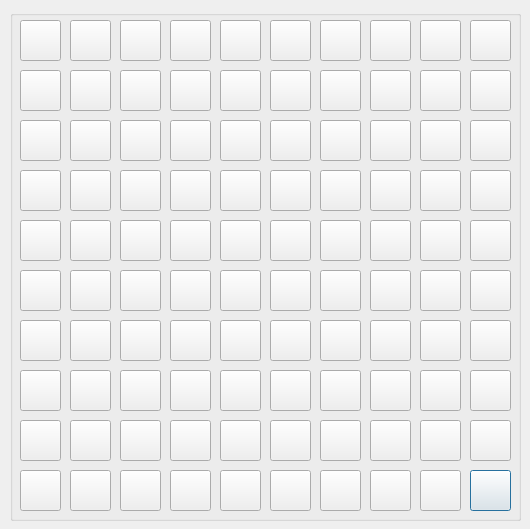
<?xml version="1.0" encoding="UTF-8"?>
<ui version="4.0">
 <class>Dialog</class>
 <widget class="QDialog" name="Dialog">
  <property name="geometry">
   <rect>
    <x>0</x>
    <y>0</y>
    <width>530</width>
    <height>529</height>
   </rect>
  </property>
  <property name="windowTitle">
   <string>Крестики нолики</string>
  </property>
  <property name="windowIcon">
   <iconset>
    <normaloff>../ghoGAFyesr-AShrxAAAuJUB7mKo138.webp</normaloff>../ghoGAFyesr-AShrxAAAuJUB7mKo138.webp</iconset>
  </property>
  <widget class="QGroupBox" name="groupBox">
   <property name="geometry">
    <rect>
     <x>10</x>
     <y>10</y>
     <width>511</width>
     <height>511</height>
    </rect>
   </property>
   <property name="title">
    <string/>
   </property>
   <widget class="QPushButton" name="pushButton_100">
    <property name="geometry">
     <rect>
      <x>460</x>
      <y>460</y>
      <width>41</width>
      <height>41</height>
     </rect>
    </property>
    <property name="font">
     <font>
      <pointsize>20</pointsize>
     </font>
    </property>
    <property name="text">
     <string/>
    </property>
   </widget>
   <widget class="QPushButton" name="pushButton_30">
    <property name="geometry">
     <rect>
      <x>460</x>
      <y>110</y>
      <width>41</width>
      <height>41</height>
     </rect>
    </property>
    <property name="font">
     <font>
      <pointsize>20</pointsize>
     </font>
    </property>
    <property name="text">
     <string/>
    </property>
   </widget>
   <widget class="QPushButton" name="pushButton_72">
    <property name="geometry">
     <rect>
      <x>60</x>
      <y>360</y>
      <width>41</width>
      <height>41</height>
     </rect>
    </property>
    <property name="font">
     <font>
      <pointsize>20</pointsize>
     </font>
    </property>
    <property name="text">
     <string/>
    </property>
   </widget>
   <widget class="QPushButton" name="pushButton_57">
    <property name="geometry">
     <rect>
      <x>310</x>
      <y>260</y>
      <width>41</width>
      <height>41</height>
     </rect>
    </property>
    <property name="font">
     <font>
      <pointsize>20</pointsize>
     </font>
    </property>
    <property name="text">
     <string/>
    </property>
   </widget>
   <widget class="QPushButton" name="pushButton_36">
    <property name="geometry">
     <rect>
      <x>260</x>
      <y>160</y>
      <width>41</width>
      <height>41</height>
     </rect>
    </property>
    <property name="font">
     <font>
      <pointsize>20</pointsize>
     </font>
    </property>
    <property name="text">
     <string/>
    </property>
   </widget>
   <widget class="QPushButton" name="pushButton_35">
    <property name="geometry">
     <rect>
      <x>210</x>
      <y>160</y>
      <width>41</width>
      <height>41</height>
     </rect>
    </property>
    <property name="font">
     <font>
      <pointsize>20</pointsize>
     </font>
    </property>
    <property name="text">
     <string/>
    </property>
   </widget>
   <widget class="QPushButton" name="pushButton_17">
    <property name="geometry">
     <rect>
      <x>310</x>
      <y>60</y>
      <width>41</width>
      <height>41</height>
     </rect>
    </property>
    <property name="font">
     <font>
      <pointsize>20</pointsize>
     </font>
    </property>
    <property name="text">
     <string/>
    </property>
   </widget>
   <widget class="QPushButton" name="pushButton_3">
    <property name="geometry">
     <rect>
      <x>110</x>
      <y>10</y>
      <width>41</width>
      <height>41</height>
     </rect>
    </property>
    <property name="font">
     <font>
      <pointsize>20</pointsize>
     </font>
    </property>
    <property name="text">
     <string/>
    </property>
   </widget>
   <widget class="QPushButton" name="pushButton_6">
    <property name="geometry">
     <rect>
      <x>260</x>
      <y>10</y>
      <width>41</width>
      <height>41</height>
     </rect>
    </property>
    <property name="font">
     <font>
      <pointsize>20</pointsize>
     </font>
    </property>
    <property name="text">
     <string/>
    </property>
   </widget>
   <widget class="QPushButton" name="pushButton_33">
    <property name="geometry">
     <rect>
      <x>110</x>
      <y>160</y>
      <width>41</width>
      <height>41</height>
     </rect>
    </property>
    <property name="font">
     <font>
      <pointsize>20</pointsize>
     </font>
    </property>
    <property name="text">
     <string/>
    </property>
   </widget>
   <widget class="QPushButton" name="pushButton_48">
    <property name="geometry">
     <rect>
      <x>360</x>
      <y>210</y>
      <width>41</width>
      <height>41</height>
     </rect>
    </property>
    <property name="font">
     <font>
      <pointsize>20</pointsize>
     </font>
    </property>
    <property name="text">
     <string/>
    </property>
   </widget>
   <widget class="QPushButton" name="pushButton_98">
    <property name="geometry">
     <rect>
      <x>360</x>
      <y>460</y>
      <width>41</width>
      <height>41</height>
     </rect>
    </property>
    <property name="font">
     <font>
      <pointsize>20</pointsize>
     </font>
    </property>
    <property name="text">
     <string/>
    </property>
   </widget>
   <widget class="QPushButton" name="pushButton_37">
    <property name="geometry">
     <rect>
      <x>310</x>
      <y>160</y>
      <width>41</width>
      <height>41</height>
     </rect>
    </property>
    <property name="font">
     <font>
      <pointsize>20</pointsize>
     </font>
    </property>
    <property name="text">
     <string/>
    </property>
   </widget>
   <widget class="QPushButton" name="pushButton_71">
    <property name="geometry">
     <rect>
      <x>10</x>
      <y>360</y>
      <width>41</width>
      <height>41</height>
     </rect>
    </property>
    <property name="font">
     <font>
      <pointsize>20</pointsize>
     </font>
    </property>
    <property name="text">
     <string/>
    </property>
   </widget>
   <widget class="QPushButton" name="pushButton_16">
    <property name="geometry">
     <rect>
      <x>260</x>
      <y>60</y>
      <width>41</width>
      <height>41</height>
     </rect>
    </property>
    <property name="font">
     <font>
      <pointsize>20</pointsize>
     </font>
    </property>
    <property name="text">
     <string/>
    </property>
   </widget>
   <widget class="QPushButton" name="pushButton_5">
    <property name="geometry">
     <rect>
      <x>210</x>
      <y>10</y>
      <width>41</width>
      <height>41</height>
     </rect>
    </property>
    <property name="font">
     <font>
      <pointsize>20</pointsize>
     </font>
    </property>
    <property name="text">
     <string/>
    </property>
   </widget>
   <widget class="QPushButton" name="pushButton_76">
    <property name="geometry">
     <rect>
      <x>260</x>
      <y>360</y>
      <width>41</width>
      <height>41</height>
     </rect>
    </property>
    <property name="font">
     <font>
      <pointsize>20</pointsize>
     </font>
    </property>
    <property name="text">
     <string/>
    </property>
   </widget>
   <widget class="QPushButton" name="pushButton_29">
    <property name="geometry">
     <rect>
      <x>410</x>
      <y>110</y>
      <width>41</width>
      <height>41</height>
     </rect>
    </property>
    <property name="font">
     <font>
      <pointsize>20</pointsize>
     </font>
    </property>
    <property name="text">
     <string/>
    </property>
   </widget>
   <widget class="QPushButton" name="pushButton_91">
    <property name="geometry">
     <rect>
      <x>10</x>
      <y>460</y>
      <width>41</width>
      <height>41</height>
     </rect>
    </property>
    <property name="font">
     <font>
      <pointsize>20</pointsize>
     </font>
    </property>
    <property name="text">
     <string/>
    </property>
   </widget>
   <widget class="QPushButton" name="pushButton_83">
    <property name="geometry">
     <rect>
      <x>110</x>
      <y>410</y>
      <width>41</width>
      <height>41</height>
     </rect>
    </property>
    <property name="font">
     <font>
      <pointsize>20</pointsize>
     </font>
    </property>
    <property name="text">
     <string/>
    </property>
   </widget>
   <widget class="QPushButton" name="pushButton_77">
    <property name="geometry">
     <rect>
      <x>310</x>
      <y>360</y>
      <width>41</width>
      <height>41</height>
     </rect>
    </property>
    <property name="font">
     <font>
      <pointsize>20</pointsize>
     </font>
    </property>
    <property name="text">
     <string/>
    </property>
   </widget>
   <widget class="QPushButton" name="pushButton_75">
    <property name="geometry">
     <rect>
      <x>210</x>
      <y>360</y>
      <width>41</width>
      <height>41</height>
     </rect>
    </property>
    <property name="font">
     <font>
      <pointsize>20</pointsize>
     </font>
    </property>
    <property name="text">
     <string/>
    </property>
   </widget>
   <widget class="QPushButton" name="pushButton_20">
    <property name="geometry">
     <rect>
      <x>460</x>
      <y>60</y>
      <width>41</width>
      <height>41</height>
     </rect>
    </property>
    <property name="font">
     <font>
      <pointsize>20</pointsize>
     </font>
    </property>
    <property name="text">
     <string/>
    </property>
   </widget>
   <widget class="QPushButton" name="pushButton_59">
    <property name="geometry">
     <rect>
      <x>410</x>
      <y>260</y>
      <width>41</width>
      <height>41</height>
     </rect>
    </property>
    <property name="font">
     <font>
      <pointsize>20</pointsize>
     </font>
    </property>
    <property name="text">
     <string/>
    </property>
   </widget>
   <widget class="QPushButton" name="pushButton_66">
    <property name="geometry">
     <rect>
      <x>260</x>
      <y>310</y>
      <width>41</width>
      <height>41</height>
     </rect>
    </property>
    <property name="font">
     <font>
      <pointsize>20</pointsize>
     </font>
    </property>
    <property name="text">
     <string/>
    </property>
   </widget>
   <widget class="QPushButton" name="pushButton_50">
    <property name="geometry">
     <rect>
      <x>460</x>
      <y>210</y>
      <width>41</width>
      <height>41</height>
     </rect>
    </property>
    <property name="font">
     <font>
      <pointsize>20</pointsize>
     </font>
    </property>
    <property name="text">
     <string/>
    </property>
   </widget>
   <widget class="QPushButton" name="pushButton_2">
    <property name="geometry">
     <rect>
      <x>60</x>
      <y>10</y>
      <width>41</width>
      <height>41</height>
     </rect>
    </property>
    <property name="font">
     <font>
      <pointsize>20</pointsize>
     </font>
    </property>
    <property name="text">
     <string/>
    </property>
   </widget>
   <widget class="QPushButton" name="pushButton_89">
    <property name="geometry">
     <rect>
      <x>410</x>
      <y>410</y>
      <width>41</width>
      <height>41</height>
     </rect>
    </property>
    <property name="font">
     <font>
      <pointsize>20</pointsize>
     </font>
    </property>
    <property name="text">
     <string/>
    </property>
   </widget>
   <widget class="QPushButton" name="pushButton_45">
    <property name="geometry">
     <rect>
      <x>210</x>
      <y>210</y>
      <width>41</width>
      <height>41</height>
     </rect>
    </property>
    <property name="font">
     <font>
      <pointsize>20</pointsize>
     </font>
    </property>
    <property name="text">
     <string/>
    </property>
   </widget>
   <widget class="QPushButton" name="pushButton_9">
    <property name="geometry">
     <rect>
      <x>410</x>
      <y>10</y>
      <width>41</width>
      <height>41</height>
     </rect>
    </property>
    <property name="font">
     <font>
      <pointsize>20</pointsize>
     </font>
    </property>
    <property name="text">
     <string/>
    </property>
   </widget>
   <widget class="QPushButton" name="pushButton_44">
    <property name="geometry">
     <rect>
      <x>160</x>
      <y>210</y>
      <width>41</width>
      <height>41</height>
     </rect>
    </property>
    <property name="font">
     <font>
      <pointsize>20</pointsize>
     </font>
    </property>
    <property name="text">
     <string/>
    </property>
   </widget>
   <widget class="QPushButton" name="pushButton_56">
    <property name="geometry">
     <rect>
      <x>260</x>
      <y>260</y>
      <width>41</width>
      <height>41</height>
     </rect>
    </property>
    <property name="font">
     <font>
      <pointsize>20</pointsize>
     </font>
    </property>
    <property name="text">
     <string/>
    </property>
   </widget>
   <widget class="QPushButton" name="pushButton_88">
    <property name="geometry">
     <rect>
      <x>360</x>
      <y>410</y>
      <width>41</width>
      <height>41</height>
     </rect>
    </property>
    <property name="font">
     <font>
      <pointsize>20</pointsize>
     </font>
    </property>
    <property name="text">
     <string/>
    </property>
   </widget>
   <widget class="QPushButton" name="pushButton_34">
    <property name="geometry">
     <rect>
      <x>160</x>
      <y>160</y>
      <width>41</width>
      <height>41</height>
     </rect>
    </property>
    <property name="font">
     <font>
      <pointsize>20</pointsize>
     </font>
    </property>
    <property name="text">
     <string/>
    </property>
   </widget>
   <widget class="QPushButton" name="pushButton_14">
    <property name="geometry">
     <rect>
      <x>160</x>
      <y>60</y>
      <width>41</width>
      <height>41</height>
     </rect>
    </property>
    <property name="font">
     <font>
      <pointsize>20</pointsize>
     </font>
    </property>
    <property name="text">
     <string/>
    </property>
   </widget>
   <widget class="QPushButton" name="pushButton_32">
    <property name="geometry">
     <rect>
      <x>60</x>
      <y>160</y>
      <width>41</width>
      <height>41</height>
     </rect>
    </property>
    <property name="font">
     <font>
      <pointsize>20</pointsize>
     </font>
    </property>
    <property name="text">
     <string/>
    </property>
   </widget>
   <widget class="QPushButton" name="pushButton_15">
    <property name="geometry">
     <rect>
      <x>210</x>
      <y>60</y>
      <width>41</width>
      <height>41</height>
     </rect>
    </property>
    <property name="font">
     <font>
      <pointsize>20</pointsize>
     </font>
    </property>
    <property name="text">
     <string/>
    </property>
   </widget>
   <widget class="QPushButton" name="pushButton_53">
    <property name="geometry">
     <rect>
      <x>110</x>
      <y>260</y>
      <width>41</width>
      <height>41</height>
     </rect>
    </property>
    <property name="font">
     <font>
      <pointsize>20</pointsize>
     </font>
    </property>
    <property name="text">
     <string/>
    </property>
   </widget>
   <widget class="QPushButton" name="pushButton_79">
    <property name="geometry">
     <rect>
      <x>410</x>
      <y>360</y>
      <width>41</width>
      <height>41</height>
     </rect>
    </property>
    <property name="font">
     <font>
      <pointsize>20</pointsize>
     </font>
    </property>
    <property name="text">
     <string/>
    </property>
   </widget>
   <widget class="QPushButton" name="pushButton_63">
    <property name="geometry">
     <rect>
      <x>110</x>
      <y>310</y>
      <width>41</width>
      <height>41</height>
     </rect>
    </property>
    <property name="font">
     <font>
      <pointsize>20</pointsize>
     </font>
    </property>
    <property name="text">
     <string/>
    </property>
   </widget>
   <widget class="QPushButton" name="pushButton_4">
    <property name="geometry">
     <rect>
      <x>160</x>
      <y>10</y>
      <width>41</width>
      <height>41</height>
     </rect>
    </property>
    <property name="font">
     <font>
      <pointsize>20</pointsize>
     </font>
    </property>
    <property name="text">
     <string/>
    </property>
   </widget>
   <widget class="QPushButton" name="pushButton_93">
    <property name="geometry">
     <rect>
      <x>110</x>
      <y>460</y>
      <width>41</width>
      <height>41</height>
     </rect>
    </property>
    <property name="font">
     <font>
      <pointsize>20</pointsize>
     </font>
    </property>
    <property name="text">
     <string/>
    </property>
   </widget>
   <widget class="QPushButton" name="pushButton_54">
    <property name="geometry">
     <rect>
      <x>160</x>
      <y>260</y>
      <width>41</width>
      <height>41</height>
     </rect>
    </property>
    <property name="font">
     <font>
      <pointsize>20</pointsize>
     </font>
    </property>
    <property name="text">
     <string/>
    </property>
   </widget>
   <widget class="QPushButton" name="pushButton_43">
    <property name="geometry">
     <rect>
      <x>110</x>
      <y>210</y>
      <width>41</width>
      <height>41</height>
     </rect>
    </property>
    <property name="font">
     <font>
      <pointsize>20</pointsize>
     </font>
    </property>
    <property name="text">
     <string/>
    </property>
   </widget>
   <widget class="QPushButton" name="pushButton_42">
    <property name="geometry">
     <rect>
      <x>60</x>
      <y>210</y>
      <width>41</width>
      <height>41</height>
     </rect>
    </property>
    <property name="font">
     <font>
      <pointsize>20</pointsize>
     </font>
    </property>
    <property name="text">
     <string/>
    </property>
   </widget>
   <widget class="QPushButton" name="pushButton_39">
    <property name="geometry">
     <rect>
      <x>410</x>
      <y>160</y>
      <width>41</width>
      <height>41</height>
     </rect>
    </property>
    <property name="font">
     <font>
      <pointsize>20</pointsize>
     </font>
    </property>
    <property name="text">
     <string/>
    </property>
   </widget>
   <widget class="QPushButton" name="pushButton_87">
    <property name="geometry">
     <rect>
      <x>310</x>
      <y>410</y>
      <width>41</width>
      <height>41</height>
     </rect>
    </property>
    <property name="font">
     <font>
      <pointsize>20</pointsize>
     </font>
    </property>
    <property name="text">
     <string/>
    </property>
   </widget>
   <widget class="QPushButton" name="pushButton_90">
    <property name="geometry">
     <rect>
      <x>460</x>
      <y>410</y>
      <width>41</width>
      <height>41</height>
     </rect>
    </property>
    <property name="font">
     <font>
      <pointsize>20</pointsize>
     </font>
    </property>
    <property name="text">
     <string/>
    </property>
   </widget>
   <widget class="QPushButton" name="pushButton_65">
    <property name="geometry">
     <rect>
      <x>210</x>
      <y>310</y>
      <width>41</width>
      <height>41</height>
     </rect>
    </property>
    <property name="font">
     <font>
      <pointsize>20</pointsize>
     </font>
    </property>
    <property name="text">
     <string/>
    </property>
   </widget>
   <widget class="QPushButton" name="pushButton_74">
    <property name="geometry">
     <rect>
      <x>160</x>
      <y>360</y>
      <width>41</width>
      <height>41</height>
     </rect>
    </property>
    <property name="font">
     <font>
      <pointsize>20</pointsize>
     </font>
    </property>
    <property name="text">
     <string/>
    </property>
   </widget>
   <widget class="QPushButton" name="pushButton_12">
    <property name="geometry">
     <rect>
      <x>60</x>
      <y>60</y>
      <width>41</width>
      <height>41</height>
     </rect>
    </property>
    <property name="font">
     <font>
      <pointsize>20</pointsize>
     </font>
    </property>
    <property name="text">
     <string/>
    </property>
   </widget>
   <widget class="QPushButton" name="pushButton_73">
    <property name="geometry">
     <rect>
      <x>110</x>
      <y>360</y>
      <width>41</width>
      <height>41</height>
     </rect>
    </property>
    <property name="font">
     <font>
      <pointsize>20</pointsize>
     </font>
    </property>
    <property name="text">
     <string/>
    </property>
   </widget>
   <widget class="QPushButton" name="pushButton_28">
    <property name="geometry">
     <rect>
      <x>360</x>
      <y>110</y>
      <width>41</width>
      <height>41</height>
     </rect>
    </property>
    <property name="font">
     <font>
      <pointsize>20</pointsize>
     </font>
    </property>
    <property name="text">
     <string/>
    </property>
   </widget>
   <widget class="QPushButton" name="pushButton_82">
    <property name="geometry">
     <rect>
      <x>60</x>
      <y>410</y>
      <width>41</width>
      <height>41</height>
     </rect>
    </property>
    <property name="font">
     <font>
      <pointsize>20</pointsize>
     </font>
    </property>
    <property name="text">
     <string/>
    </property>
   </widget>
   <widget class="QPushButton" name="pushButton_55">
    <property name="geometry">
     <rect>
      <x>210</x>
      <y>260</y>
      <width>41</width>
      <height>41</height>
     </rect>
    </property>
    <property name="font">
     <font>
      <pointsize>20</pointsize>
     </font>
    </property>
    <property name="text">
     <string/>
    </property>
   </widget>
   <widget class="QPushButton" name="pushButton_19">
    <property name="geometry">
     <rect>
      <x>410</x>
      <y>60</y>
      <width>41</width>
      <height>41</height>
     </rect>
    </property>
    <property name="font">
     <font>
      <pointsize>20</pointsize>
     </font>
    </property>
    <property name="text">
     <string/>
    </property>
   </widget>
   <widget class="QPushButton" name="pushButton_81">
    <property name="geometry">
     <rect>
      <x>10</x>
      <y>410</y>
      <width>41</width>
      <height>41</height>
     </rect>
    </property>
    <property name="font">
     <font>
      <pointsize>20</pointsize>
     </font>
    </property>
    <property name="text">
     <string/>
    </property>
   </widget>
   <widget class="QPushButton" name="pushButton_26">
    <property name="geometry">
     <rect>
      <x>260</x>
      <y>110</y>
      <width>41</width>
      <height>41</height>
     </rect>
    </property>
    <property name="font">
     <font>
      <pointsize>20</pointsize>
     </font>
    </property>
    <property name="text">
     <string/>
    </property>
   </widget>
   <widget class="QPushButton" name="pushButton_46">
    <property name="geometry">
     <rect>
      <x>260</x>
      <y>210</y>
      <width>41</width>
      <height>41</height>
     </rect>
    </property>
    <property name="font">
     <font>
      <pointsize>20</pointsize>
     </font>
    </property>
    <property name="text">
     <string/>
    </property>
   </widget>
   <widget class="QPushButton" name="pushButton_51">
    <property name="geometry">
     <rect>
      <x>10</x>
      <y>260</y>
      <width>41</width>
      <height>41</height>
     </rect>
    </property>
    <property name="font">
     <font>
      <pointsize>20</pointsize>
     </font>
    </property>
    <property name="text">
     <string/>
    </property>
   </widget>
   <widget class="QPushButton" name="pushButton_97">
    <property name="geometry">
     <rect>
      <x>310</x>
      <y>460</y>
      <width>41</width>
      <height>41</height>
     </rect>
    </property>
    <property name="font">
     <font>
      <pointsize>20</pointsize>
     </font>
    </property>
    <property name="text">
     <string/>
    </property>
   </widget>
   <widget class="QPushButton" name="pushButton_41">
    <property name="geometry">
     <rect>
      <x>10</x>
      <y>210</y>
      <width>41</width>
      <height>41</height>
     </rect>
    </property>
    <property name="font">
     <font>
      <pointsize>20</pointsize>
     </font>
    </property>
    <property name="text">
     <string/>
    </property>
   </widget>
   <widget class="QPushButton" name="pushButton_22">
    <property name="geometry">
     <rect>
      <x>60</x>
      <y>110</y>
      <width>41</width>
      <height>41</height>
     </rect>
    </property>
    <property name="font">
     <font>
      <pointsize>20</pointsize>
     </font>
    </property>
    <property name="text">
     <string/>
    </property>
   </widget>
   <widget class="QPushButton" name="pushButton_52">
    <property name="geometry">
     <rect>
      <x>60</x>
      <y>260</y>
      <width>41</width>
      <height>41</height>
     </rect>
    </property>
    <property name="font">
     <font>
      <pointsize>20</pointsize>
     </font>
    </property>
    <property name="text">
     <string/>
    </property>
   </widget>
   <widget class="QPushButton" name="pushButton_31">
    <property name="geometry">
     <rect>
      <x>10</x>
      <y>160</y>
      <width>41</width>
      <height>41</height>
     </rect>
    </property>
    <property name="font">
     <font>
      <pointsize>20</pointsize>
     </font>
    </property>
    <property name="text">
     <string/>
    </property>
   </widget>
   <widget class="QPushButton" name="pushButton_67">
    <property name="geometry">
     <rect>
      <x>310</x>
      <y>310</y>
      <width>41</width>
      <height>41</height>
     </rect>
    </property>
    <property name="font">
     <font>
      <pointsize>20</pointsize>
     </font>
    </property>
    <property name="text">
     <string/>
    </property>
   </widget>
   <widget class="QPushButton" name="pushButton_94">
    <property name="geometry">
     <rect>
      <x>160</x>
      <y>460</y>
      <width>41</width>
      <height>41</height>
     </rect>
    </property>
    <property name="font">
     <font>
      <pointsize>20</pointsize>
     </font>
    </property>
    <property name="text">
     <string/>
    </property>
   </widget>
   <widget class="QPushButton" name="pushButton_58">
    <property name="geometry">
     <rect>
      <x>360</x>
      <y>260</y>
      <width>41</width>
      <height>41</height>
     </rect>
    </property>
    <property name="font">
     <font>
      <pointsize>20</pointsize>
     </font>
    </property>
    <property name="text">
     <string/>
    </property>
   </widget>
   <widget class="QPushButton" name="pushButton_95">
    <property name="geometry">
     <rect>
      <x>210</x>
      <y>460</y>
      <width>41</width>
      <height>41</height>
     </rect>
    </property>
    <property name="font">
     <font>
      <pointsize>20</pointsize>
     </font>
    </property>
    <property name="text">
     <string/>
    </property>
   </widget>
   <widget class="QPushButton" name="pushButton_61">
    <property name="geometry">
     <rect>
      <x>10</x>
      <y>310</y>
      <width>41</width>
      <height>41</height>
     </rect>
    </property>
    <property name="font">
     <font>
      <pointsize>20</pointsize>
     </font>
    </property>
    <property name="text">
     <string/>
    </property>
   </widget>
   <widget class="QPushButton" name="pushButton_70">
    <property name="geometry">
     <rect>
      <x>460</x>
      <y>310</y>
      <width>41</width>
      <height>41</height>
     </rect>
    </property>
    <property name="font">
     <font>
      <pointsize>20</pointsize>
     </font>
    </property>
    <property name="text">
     <string/>
    </property>
   </widget>
   <widget class="QPushButton" name="pushButton_1">
    <property name="geometry">
     <rect>
      <x>10</x>
      <y>10</y>
      <width>41</width>
      <height>41</height>
     </rect>
    </property>
    <property name="font">
     <font>
      <pointsize>20</pointsize>
     </font>
    </property>
    <property name="text">
     <string/>
    </property>
   </widget>
   <widget class="QPushButton" name="pushButton_10">
    <property name="geometry">
     <rect>
      <x>460</x>
      <y>10</y>
      <width>41</width>
      <height>41</height>
     </rect>
    </property>
    <property name="font">
     <font>
      <pointsize>20</pointsize>
     </font>
    </property>
    <property name="text">
     <string/>
    </property>
   </widget>
   <widget class="QPushButton" name="pushButton_21">
    <property name="geometry">
     <rect>
      <x>10</x>
      <y>110</y>
      <width>41</width>
      <height>41</height>
     </rect>
    </property>
    <property name="font">
     <font>
      <pointsize>20</pointsize>
     </font>
    </property>
    <property name="text">
     <string/>
    </property>
   </widget>
   <widget class="QPushButton" name="pushButton_96">
    <property name="geometry">
     <rect>
      <x>260</x>
      <y>460</y>
      <width>41</width>
      <height>41</height>
     </rect>
    </property>
    <property name="font">
     <font>
      <pointsize>20</pointsize>
     </font>
    </property>
    <property name="text">
     <string/>
    </property>
   </widget>
   <widget class="QPushButton" name="pushButton_99">
    <property name="geometry">
     <rect>
      <x>410</x>
      <y>460</y>
      <width>41</width>
      <height>41</height>
     </rect>
    </property>
    <property name="font">
     <font>
      <pointsize>20</pointsize>
     </font>
    </property>
    <property name="text">
     <string/>
    </property>
   </widget>
   <widget class="QPushButton" name="pushButton_84">
    <property name="geometry">
     <rect>
      <x>160</x>
      <y>410</y>
      <width>41</width>
      <height>41</height>
     </rect>
    </property>
    <property name="font">
     <font>
      <pointsize>20</pointsize>
     </font>
    </property>
    <property name="text">
     <string/>
    </property>
   </widget>
   <widget class="QPushButton" name="pushButton_92">
    <property name="geometry">
     <rect>
      <x>60</x>
      <y>460</y>
      <width>41</width>
      <height>41</height>
     </rect>
    </property>
    <property name="font">
     <font>
      <pointsize>20</pointsize>
     </font>
    </property>
    <property name="text">
     <string/>
    </property>
   </widget>
   <widget class="QPushButton" name="pushButton_23">
    <property name="geometry">
     <rect>
      <x>110</x>
      <y>110</y>
      <width>41</width>
      <height>41</height>
     </rect>
    </property>
    <property name="font">
     <font>
      <pointsize>20</pointsize>
     </font>
    </property>
    <property name="text">
     <string/>
    </property>
   </widget>
   <widget class="QPushButton" name="pushButton_64">
    <property name="geometry">
     <rect>
      <x>160</x>
      <y>310</y>
      <width>41</width>
      <height>41</height>
     </rect>
    </property>
    <property name="font">
     <font>
      <pointsize>20</pointsize>
     </font>
    </property>
    <property name="text">
     <string/>
    </property>
   </widget>
   <widget class="QPushButton" name="pushButton_62">
    <property name="geometry">
     <rect>
      <x>60</x>
      <y>310</y>
      <width>41</width>
      <height>41</height>
     </rect>
    </property>
    <property name="font">
     <font>
      <pointsize>20</pointsize>
     </font>
    </property>
    <property name="text">
     <string/>
    </property>
   </widget>
   <widget class="QPushButton" name="pushButton_8">
    <property name="geometry">
     <rect>
      <x>360</x>
      <y>10</y>
      <width>41</width>
      <height>41</height>
     </rect>
    </property>
    <property name="font">
     <font>
      <pointsize>20</pointsize>
     </font>
    </property>
    <property name="text">
     <string/>
    </property>
   </widget>
   <widget class="QPushButton" name="pushButton_47">
    <property name="geometry">
     <rect>
      <x>310</x>
      <y>210</y>
      <width>41</width>
      <height>41</height>
     </rect>
    </property>
    <property name="font">
     <font>
      <pointsize>20</pointsize>
     </font>
    </property>
    <property name="text">
     <string/>
    </property>
   </widget>
   <widget class="QPushButton" name="pushButton_40">
    <property name="geometry">
     <rect>
      <x>460</x>
      <y>160</y>
      <width>41</width>
      <height>41</height>
     </rect>
    </property>
    <property name="font">
     <font>
      <pointsize>20</pointsize>
     </font>
    </property>
    <property name="text">
     <string/>
    </property>
   </widget>
   <widget class="QPushButton" name="pushButton_11">
    <property name="geometry">
     <rect>
      <x>10</x>
      <y>60</y>
      <width>41</width>
      <height>41</height>
     </rect>
    </property>
    <property name="font">
     <font>
      <pointsize>20</pointsize>
     </font>
    </property>
    <property name="text">
     <string/>
    </property>
   </widget>
   <widget class="QPushButton" name="pushButton_25">
    <property name="geometry">
     <rect>
      <x>210</x>
      <y>110</y>
      <width>41</width>
      <height>41</height>
     </rect>
    </property>
    <property name="font">
     <font>
      <pointsize>20</pointsize>
     </font>
    </property>
    <property name="text">
     <string/>
    </property>
   </widget>
   <widget class="QPushButton" name="pushButton_78">
    <property name="geometry">
     <rect>
      <x>360</x>
      <y>360</y>
      <width>41</width>
      <height>41</height>
     </rect>
    </property>
    <property name="font">
     <font>
      <pointsize>20</pointsize>
     </font>
    </property>
    <property name="text">
     <string/>
    </property>
   </widget>
   <widget class="QPushButton" name="pushButton_24">
    <property name="geometry">
     <rect>
      <x>160</x>
      <y>110</y>
      <width>41</width>
      <height>41</height>
     </rect>
    </property>
    <property name="font">
     <font>
      <pointsize>20</pointsize>
     </font>
    </property>
    <property name="text">
     <string/>
    </property>
   </widget>
   <widget class="QPushButton" name="pushButton_7">
    <property name="geometry">
     <rect>
      <x>310</x>
      <y>10</y>
      <width>41</width>
      <height>41</height>
     </rect>
    </property>
    <property name="font">
     <font>
      <pointsize>20</pointsize>
     </font>
    </property>
    <property name="text">
     <string/>
    </property>
   </widget>
   <widget class="QPushButton" name="pushButton_86">
    <property name="geometry">
     <rect>
      <x>260</x>
      <y>410</y>
      <width>41</width>
      <height>41</height>
     </rect>
    </property>
    <property name="font">
     <font>
      <pointsize>20</pointsize>
     </font>
    </property>
    <property name="text">
     <string/>
    </property>
   </widget>
   <widget class="QPushButton" name="pushButton_69">
    <property name="geometry">
     <rect>
      <x>410</x>
      <y>310</y>
      <width>41</width>
      <height>41</height>
     </rect>
    </property>
    <property name="font">
     <font>
      <pointsize>20</pointsize>
     </font>
    </property>
    <property name="text">
     <string/>
    </property>
   </widget>
   <widget class="QPushButton" name="pushButton_68">
    <property name="geometry">
     <rect>
      <x>360</x>
      <y>310</y>
      <width>41</width>
      <height>41</height>
     </rect>
    </property>
    <property name="font">
     <font>
      <pointsize>20</pointsize>
     </font>
    </property>
    <property name="text">
     <string/>
    </property>
   </widget>
   <widget class="QPushButton" name="pushButton_80">
    <property name="geometry">
     <rect>
      <x>460</x>
      <y>360</y>
      <width>41</width>
      <height>41</height>
     </rect>
    </property>
    <property name="font">
     <font>
      <pointsize>20</pointsize>
     </font>
    </property>
    <property name="text">
     <string/>
    </property>
   </widget>
   <widget class="QPushButton" name="pushButton_60">
    <property name="geometry">
     <rect>
      <x>460</x>
      <y>260</y>
      <width>41</width>
      <height>41</height>
     </rect>
    </property>
    <property name="font">
     <font>
      <pointsize>20</pointsize>
     </font>
    </property>
    <property name="text">
     <string/>
    </property>
   </widget>
   <widget class="QPushButton" name="pushButton_38">
    <property name="geometry">
     <rect>
      <x>360</x>
      <y>160</y>
      <width>41</width>
      <height>41</height>
     </rect>
    </property>
    <property name="font">
     <font>
      <pointsize>20</pointsize>
     </font>
    </property>
    <property name="text">
     <string/>
    </property>
   </widget>
   <widget class="QPushButton" name="pushButton_85">
    <property name="geometry">
     <rect>
      <x>210</x>
      <y>410</y>
      <width>41</width>
      <height>41</height>
     </rect>
    </property>
    <property name="font">
     <font>
      <pointsize>20</pointsize>
     </font>
    </property>
    <property name="text">
     <string/>
    </property>
   </widget>
   <widget class="QPushButton" name="pushButton_13">
    <property name="geometry">
     <rect>
      <x>110</x>
      <y>60</y>
      <width>41</width>
      <height>41</height>
     </rect>
    </property>
    <property name="font">
     <font>
      <pointsize>20</pointsize>
     </font>
    </property>
    <property name="text">
     <string/>
    </property>
   </widget>
   <widget class="QPushButton" name="pushButton_49">
    <property name="geometry">
     <rect>
      <x>410</x>
      <y>210</y>
      <width>41</width>
      <height>41</height>
     </rect>
    </property>
    <property name="font">
     <font>
      <pointsize>20</pointsize>
     </font>
    </property>
    <property name="text">
     <string/>
    </property>
   </widget>
   <widget class="QPushButton" name="pushButton_27">
    <property name="geometry">
     <rect>
      <x>310</x>
      <y>110</y>
      <width>41</width>
      <height>41</height>
     </rect>
    </property>
    <property name="font">
     <font>
      <pointsize>20</pointsize>
     </font>
    </property>
    <property name="text">
     <string/>
    </property>
   </widget>
   <widget class="QPushButton" name="pushButton_18">
    <property name="geometry">
     <rect>
      <x>360</x>
      <y>60</y>
      <width>41</width>
      <height>41</height>
     </rect>
    </property>
    <property name="font">
     <font>
      <pointsize>20</pointsize>
     </font>
    </property>
    <property name="text">
     <string/>
    </property>
   </widget>
  </widget>
 </widget>
 <resources/>
 <connections/>
</ui>
